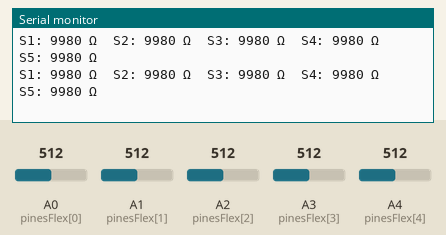
Recording of a sketch running on a simulated Arduino Uno, built with avr-gcc and run on an emulated ATmega328P. Parts: the last lines printed to the serial monitor. The test bench sets the inputs (shaded band); at power-on: A0 (pinesFlex[0]) = 512, A1 (pinesFlex[1]) = 512, A2 (pinesFlex[2]) = 512, A3 (pinesFlex[3]) = 512, A4 (pinesFlex[4]) = 512.

Above: at 2.2 s.
2.3 s: A0 (pinesFlex[0]) set to 716
At 2.35 s:
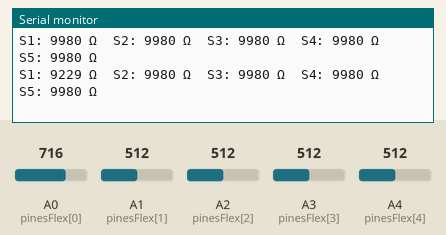
3.8 s: A1 (pinesFlex[1]) set to 716
At 3.9 s:
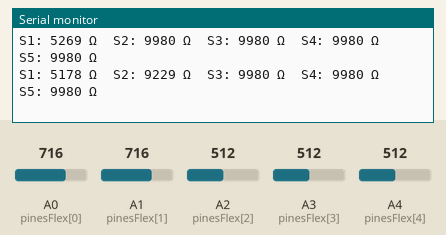
5.3 s: A2 (pinesFlex[2]) set to 716
At 5.34 s:
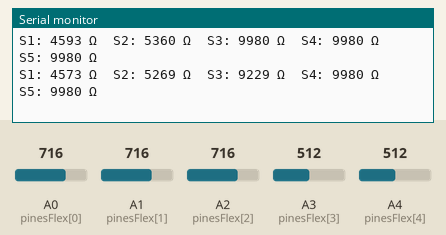
6.8 s: A3 (pinesFlex[3]) set to 716
At 6.89 s:
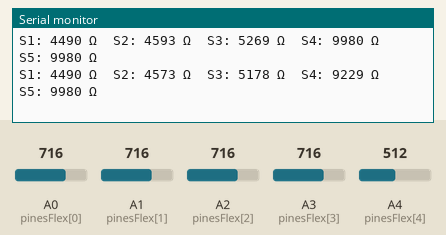
8.3 s: A4 (pinesFlex[4]) set to 716
At 8.34 s:
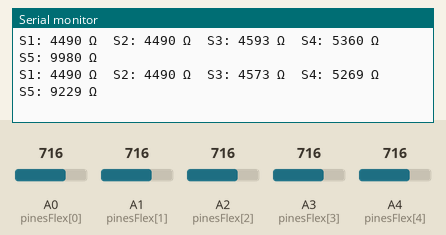
9.8 s: A0 (pinesFlex[0]) set to 992
At 9.89 s:
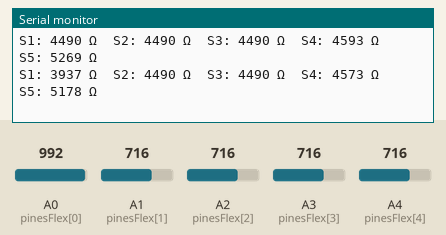
Timing chart, 0 to 12.3 s (numbered marks = the images above; inputs shaded):
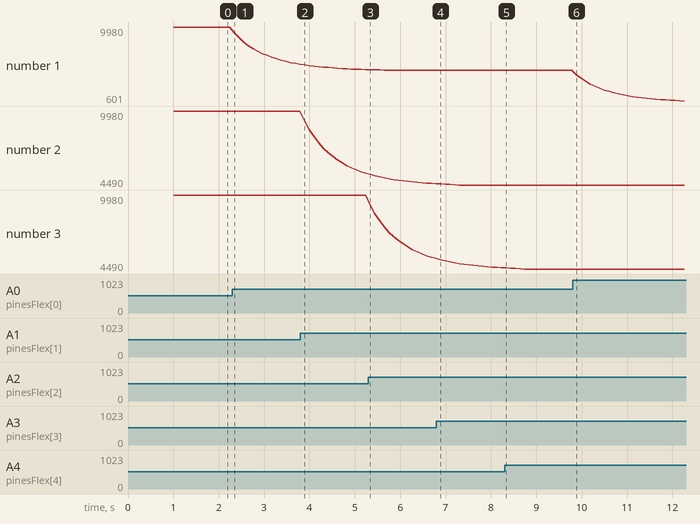

The sketch:

prueba_5_sensores_flex_arduino.ino
```cpp
// ===== TEST DE 5 SENSORES FLEX EN ARDUINO (con filtro + lectura de resistencia) =====

const int NUM_SENSORES = 5;
const int pinesFlex[NUM_SENSORES] = {A0, A1, A2, A3, A4}; // Pines analógicos

const float VCC = 5.0;              // Voltaje de referencia del Arduino
const float R_FIJA = 10000.0;       // Resistencia fija en ohms (ajustá según la tuya)
const int ADC_MAX = 1023;           // Resolución del ADC del Arduino (10 bits)

// Variables para el suavizado (Filtro) - una por cada sensor
int lecturaAnterior[NUM_SENSORES];

void setup() {
  Serial.begin(115200);
  delay(1000);

  // Lectura inicial de cada sensor
  for (int i = 0; i < NUM_SENSORES; i++) {
    lecturaAnterior[i] = analogRead(pinesFlex[i]);
  }

  Serial.println("=== Test de 5 Sensores Flex (Resistencia en Ohms) ===");
}

void loop() {
  for (int i = 0; i < NUM_SENSORES; i++) {
    int lecturaActual = analogRead(pinesFlex[i]);

    // FILTRO: Suaviza la señal combinando la lectura anterior con la nueva (90% - 10%)
    int valorSuave = (lecturaAnterior[i] * 0.9) + (lecturaActual * 0.1);
    lecturaAnterior[i] = valorSuave;

    // Convierte la lectura ADC a voltaje
    float voltaje = (valorSuave * VCC) / ADC_MAX;

    // Calcula la resistencia del sensor flex usando la fórmula del divisor de voltaje
    float resistenciaFlex = 0;
    if (voltaje > 0) {
      resistenciaFlex = R_FIJA * ((VCC / voltaje) - 1);
    }

    Serial.print("S");
    Serial.print(i + 1);
    Serial.print(": ");
    Serial.print(resistenciaFlex, 0);
    Serial.print(" Ω\t");
  }
  Serial.println();

  delay(100);
}
```

Measured:
- after the input at 2.3 s, the serial monitor: prints a new line at once (image 1)
- after the input at 3.8 s, the serial monitor: prints a new line after 0.09 s (image 2)
- after the input at 5.3 s, the serial monitor: prints a new line at once (image 3)
- after the input at 6.8 s, the serial monitor: prints a new line after 0.09 s (image 4)
- after the input at 8.3 s, the serial monitor: prints a new line at once (image 5)
- after the input at 9.8 s, the serial monitor: prints a new line after 0.08 s (image 6)
- plotted number 1: 9980 → 5269 after the input at 2.3 s, 4490 → 601 after the input at 9.8 s
